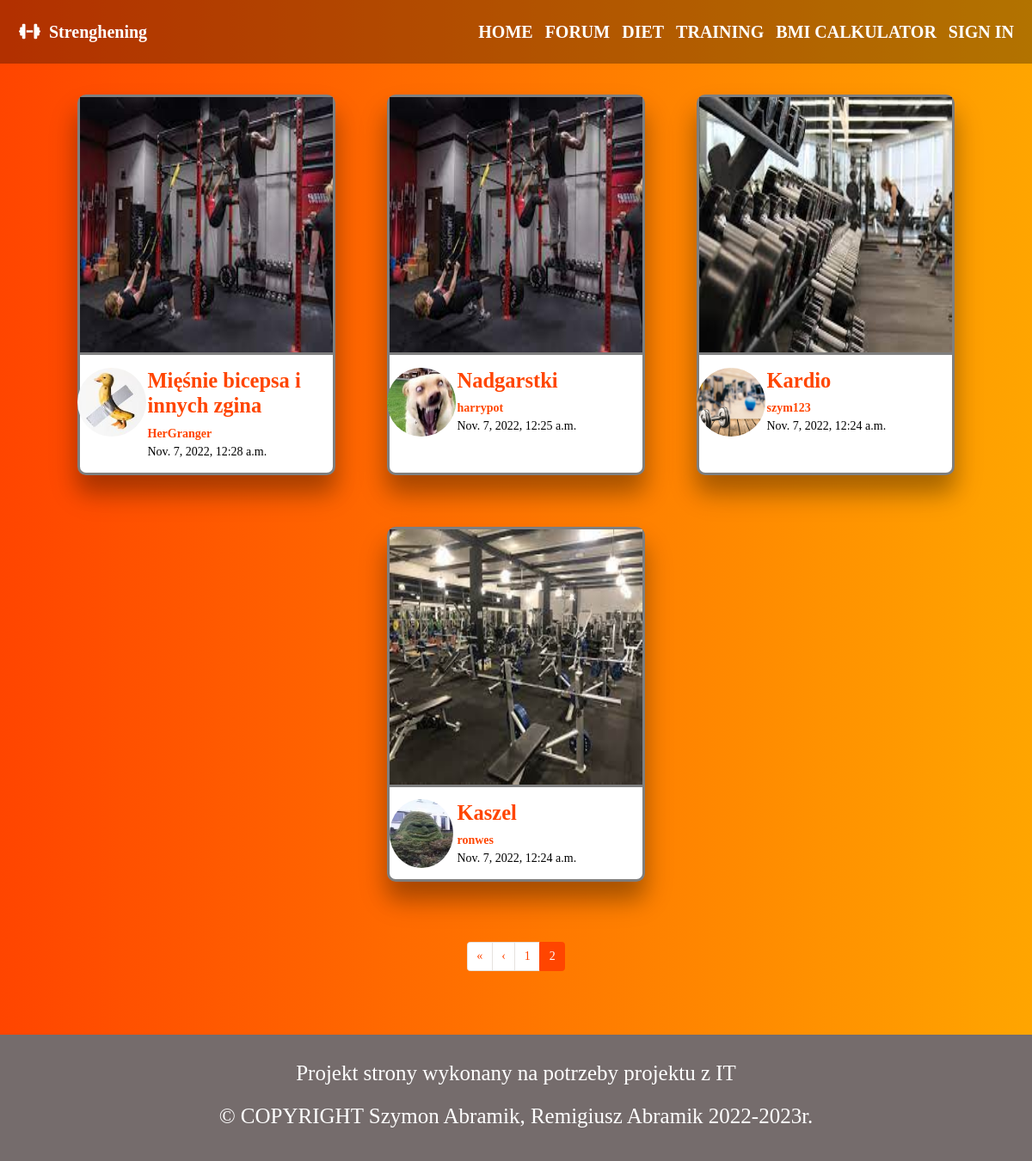
/training/?page=2, run on the app's committed database.
### training/models.py (models this page shows, shortened)
class Training(models.Model):
    name = models.CharField(max_length=30)
    context = models.TextField(max_length=1000)
    image = models.ImageField(default="training_pics/default.png", upload_to='diet_pics')
    author = models.ForeignKey(settings.AUTH_USER_MODEL, null=True, on_delete=models.CASCADE)
    date = models.DateTimeField(auto_now=True)
    number = models.IntegerField(null=True)

### login/models.py (models this page shows, shortened)
class Profile(models.Model):
    user = models.OneToOneField(User, null=True, on_delete=models.CASCADE)
    image = models.ImageField(default="profile_pics/default.png", upload_to='profile_pics')
    description = models.TextField(max_length=1000, default="You didn't change your description yet!")
    slug = models.SlugField(unique=True, blank=True, null=True)
    def get_absolute_url(self):
        return reverse("login:profile", args=[self.slug])

### training/views.py (the view)
# urls.py: path('', views.indexView, name='index'),
def indexView(request):
    p = Paginator(Training.objects.all().order_by('-date'), 6)
    page = request.GET.get('page')
    trainings = p.get_page(page)
    for training in trainings:
        training.cut_context = training.context[0:200]
    context = {
        'trainings': trainings,
    }
    return render(request, 'training/index.html', context)

### training/templates/training/index.html (shortened to what this page needs)
{% extends 'home/base.html' %}
{% block head %}
    {% load static %}
    <link href="{% static 'training/style.css' %}" rel="stylesheet" >
{% endblock %}
{% block body %}
<div class="padding-top"></div>
<div class="container-fluid">
    <div class="row justify-content-center">
    {% for training in trainings %}
        <div class="col-lg-3 col-12 training-card">
            <div class="row training-image">
                <img class="picture" src="{{ training.image.url }}">
                <div class="layer">
                </div>
            </div>
            <div class="row">
                <div class="col-3 profile-image">
                    <div class="row justify-content-center"><img class="profile-picture rounded-circle" src="{{ training.author.profile.image.url }}"></div>
                </div>
                <div class="col-9">
                    <div class="row training-title">
                        <h3><a href="{% url 'training:detail' training.id %}">{{ training.name }}</a></h3>
                    </div>
                    <div class="row training-author">
                        <a href="{{ training.author.profile.get_absolute_url }}">{{ training.author }}</a>
                    </div>
                    <div class="row training-date">
                        <p>{{ training.date }}</p>
                    </div>
                </div>
            </div>
        </div>
    {% endfor %}
    </div>
    <div class="row justify-content-center">
        <nav aria-label="page-navigation">
            <ul class="pagination justify-content-center">
            {% if trainings.has_previous %}
                <li class="page-item"><a class="page-link" href="?page=1"><span aria-hidden="true">&laquo;</span></a></li>
                <li class="page-item"><a class="page-link" href="?page={{ trainings.previous_page_number }}"><span aria-hidden="true">&lsaquo;</span></a></li>
            {% endif %}
            {% for i in trainings.paginator.page_range %}
                <li class="{% if trainings.number == i %}active {% endif %}page-item"><a class="page-link" href="?page={{ forloop.counter }}">{{ forloop.counter }}</a></li>
            {% endfor %}
            </ul>
        </nav>
    </div>
</div>
{% endblock %}

### home/static/home/style.css (style rules this page uses)
* { box-sizing: border-box; }
html, body { margin: 0; padding: 0; font-size: 14px; font-family: Verdana; background-color: white; color: black; width: 100%; }

### training/static/training/style.css (style rules this page uses)
body { background: linear-gradient(90deg, rgba(255,69,0,1) 0%, rgba(255, 165, 0,1) 100%) !important; }
.container-fluid { width: 100%; height: auto; }
.padding-top { height: 10vh; }
.training-image img { margin-left: auto; margin-right: auto; width: 100%; height: 300px; border-bottom: 3px solid rgba(0, 0, 0, 0.5); }
.profile-image img { margin-top: 20%; margin-bottom: 10%; height: 80px; width: 80px; }
.training-card { border: 3px solid rgba(0, 0, 0, 0.5); margin: 30px; border-radius: 10px; background-color: white; box-shadow: 0 20px 24px 0 rgba(0, 0, 0, 0.2), 0 21px 35px 0 rgba(0, 0, 0, 0.19); }
.container-fluid a { color: orangered; transition: 0.5s; }
.training-title { padding-left: 5px; padding-top: 15px; }
.training-author, .training-date { padding-left: 5px; }
.training-title a { font-weight: 600; }
.training-author a { font-weight: 550; }
.layer { background: transparent; position: absolute; height: 304px; width: 101%; transition: 0.5s; top: 35%; left: 50%; transform: translate(-50%,-50%); transition: 0.5s; }
.page-item.active .page-link { z-index: 3; color: #fff; background-color: orangered; border-color: orangered; }
.page-link { position: relative; display: block; padding: 0.5rem 0.75rem; margin-left: -1px; line-height: 1.25; color: orangered; background-color: #fff; border: 1px solid #e6e2de; }
.pagination { padding-top: 40px; }

### data on the page
Training: image (picture), author.profile.image (picture), name "Mięśnie bicepsa i innych zgina", author "HerGranger", date "Nov. 7, 2022, 12:28 a.m."
Training: image (picture), author.profile.image (picture), name "Nadgarstki", author "harrypot", date "Nov. 7, 2022, 12:25 a.m."
Training: image (picture), author.profile.image (picture), name "Kardio", author "szym123", date "Nov. 7, 2022, 12:24 a.m."
Training: image (picture), author.profile.image (picture), name "Kaszel", author "ronwes", date "Nov. 7, 2022, 12:24 a.m."
